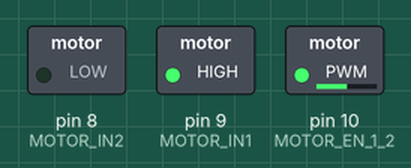
Simulated run of this sketch. Board: Arduino Uno, built with avr-gcc and run on an emulated ATmega328P. Parts: switched loads named in the sketch (green lamp = pin HIGH). What the sketch prints to the serial monitor is not drawn.

Above: at 0.05 s.
At 1.45 s:
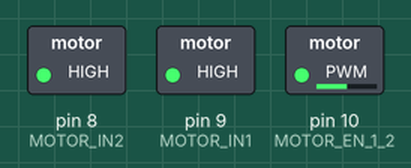
At 3.2 s:
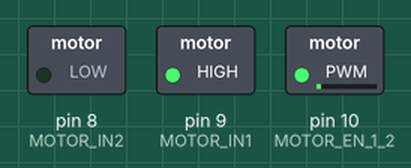
At 6.35 s:
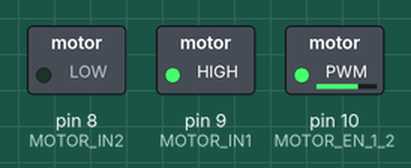
At 9.75 s:
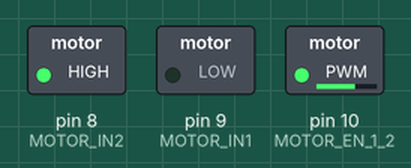
At 13.2 s:
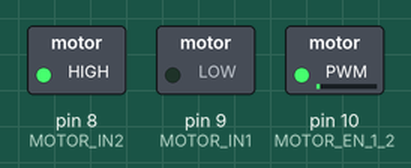
Timing chart, 0 to 15.2 s (numbered marks = the images above):
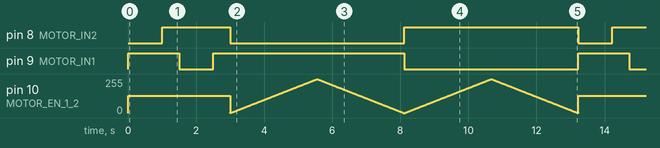

The sketch:

motor.ino
```cpp
#define MOTOR_EN_1_2  10
#define MOTOR_IN1     9
#define MOTOR_IN2     8

#define slow 64
#define normal 128
#define fast 255

int Speed;

void Forward_Rev(void){
  analogWrite(MOTOR_EN_1_2, Speed);
  digitalWrite(MOTOR_IN1, HIGH);
  digitalWrite(MOTOR_IN2, LOW);
}

void Backward_Rev(void){
  analogWrite(MOTOR_EN_1_2, Speed);
  digitalWrite(MOTOR_IN1, LOW);
  digitalWrite(MOTOR_IN2, HIGH);
}

void Forward_ramp_up(void){
  digitalWrite(MOTOR_IN1, HIGH);
  digitalWrite(MOTOR_IN2, LOW);
  for (int i=0; i<255; i++) {
    analogWrite(MOTOR_EN_1_2, i);
    delay(10);
  }
}

void Forward_ramp_down(void){
  digitalWrite(MOTOR_IN1, HIGH);
  digitalWrite(MOTOR_IN2, LOW);
  for (int i=255; i>=0; i--) {
    analogWrite(MOTOR_EN_1_2, i);
    delay(10);
  }
}

void Backward_ramp_up(void){
  digitalWrite(MOTOR_IN1, LOW);
  digitalWrite(MOTOR_IN2, HIGH);
  for (int i=0; i<255; i++) {
    analogWrite(MOTOR_EN_1_2, i);
    delay(10);
  }
}

void Backward_ramp_down(void){
  digitalWrite(MOTOR_IN1, LOW);
  digitalWrite(MOTOR_IN2, HIGH);
  for (int i=255; i>=0; i--) {
    analogWrite(MOTOR_EN_1_2, i);
    delay(10);
  }
}

void Brake(void){
  digitalWrite(MOTOR_IN1, HIGH);
  digitalWrite(MOTOR_IN2, HIGH);
}

void setup() {

  Serial.begin(9600);
  Serial.println("L293D DC motor test");

  pinMode(MOTOR_EN_1_2, OUTPUT);
  pinMode(MOTOR_IN1, OUTPUT);
  pinMode(MOTOR_IN2, OUTPUT);
}

void loop() {

  Speed=normal; // Normal Speed

  Forward_Rev();
  delay(1000);
  Brake();
  delay(500);
  Backward_Rev();
  delay(1000);
  Brake();
  delay(500);
  Forward_ramp_up();
  Forward_ramp_down();
  Backward_ramp_up();
  Backward_ramp_down();

}
```

Measured:
- by itself, pin 8 (MOTOR_IN2): repeats every 13.2 s: LOW 5.1 s, HIGH 5.1 s, LOW 1.0 s, HIGH 2.0 s
- by itself, pin 9 (MOTOR_IN1): repeats every 13.2 s: LOW 1.0 s, HIGH 5.6 s, LOW 5.1 s, HIGH 1.5 s
